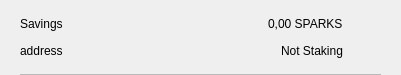
<?xml version="1.0" encoding="UTF-8"?>
<ui version="4.0">
 <class>CSRow</class>
 <widget class="QWidget" name="CSRow">
  <property name="geometry">
   <rect>
    <x>0</x>
    <y>0</y>
    <width>401</width>
    <height>75</height>
   </rect>
  </property>
  <property name="windowTitle">
   <string>Form</string>
  </property>
  <layout class="QVBoxLayout" name="verticalLayout">
   <property name="spacing">
    <number>0</number>
   </property>
   <property name="leftMargin">
    <number>20</number>
   </property>
   <property name="topMargin">
    <number>10</number>
   </property>
   <property name="rightMargin">
    <number>20</number>
   </property>
   <property name="bottomMargin">
    <number>0</number>
   </property>
   <item>
    <widget class="QWidget" name="info" native="true">
     <property name="minimumSize">
      <size>
       <width>0</width>
       <height>0</height>
      </size>
     </property>
     <layout class="QHBoxLayout" name="horizontalLayout_3">
      <property name="leftMargin">
       <number>0</number>
      </property>
      <property name="topMargin">
       <number>0</number>
      </property>
      <property name="rightMargin">
       <number>0</number>
      </property>
      <property name="bottomMargin">
       <number>10</number>
      </property>
      <item>
       <widget class="QWidget" name="container" native="true">
        <property name="minimumSize">
         <size>
          <width>0</width>
          <height>0</height>
         </size>
        </property>
        <layout class="QVBoxLayout" name="verticalLayout_2">
         <property name="spacing">
          <number>0</number>
         </property>
         <property name="leftMargin">
          <number>0</number>
         </property>
         <property name="topMargin">
          <number>0</number>
         </property>
         <property name="rightMargin">
          <number>0</number>
         </property>
         <property name="bottomMargin">
          <number>0</number>
         </property>
         <item>
          <layout class="QHBoxLayout" name="horizontalLayout">
           <item>
            <widget class="QLabel" name="labelName">
             <property name="toolTip">
              <string notr="true"/>
             </property>
             <property name="text">
              <string>Savings</string>
             </property>
            </widget>
           </item>
           <item>
            <spacer name="horizontalSpacer">
             <property name="orientation">
              <enum>Qt::Horizontal</enum>
             </property>
             <property name="sizeHint" stdset="0">
              <size>
               <width>40</width>
               <height>20</height>
              </size>
             </property>
            </spacer>
           </item>
           <item>
            <widget class="QLabel" name="labelAmount">
             <property name="text">
              <string>0,00 SPARKS</string>
             </property>
            </widget>
           </item>
          </layout>
         </item>
         <item>
          <layout class="QHBoxLayout" name="horizontalLayout_2">
           <item>
            <widget class="QLabel" name="labelAddress">
             <property name="toolTip">
              <string notr="true"/>
             </property>
             <property name="text">
              <string>address</string>
             </property>
            </widget>
           </item>
           <item>
            <spacer name="horizontalSpacer_2">
             <property name="orientation">
              <enum>Qt::Horizontal</enum>
             </property>
             <property name="sizeHint" stdset="0">
              <size>
               <width>40</width>
               <height>20</height>
              </size>
             </property>
            </spacer>
           </item>
           <item>
            <widget class="QLabel" name="labelStaking">
             <property name="text">
              <string>Not Staking</string>
             </property>
            </widget>
           </item>
          </layout>
         </item>
        </layout>
       </widget>
      </item>
      <item alignment="Qt::AlignHCenter|Qt::AlignVCenter">
       <widget class="QPushButton" name="pushButtonMenu">
        <property name="minimumSize">
         <size>
          <width>24</width>
          <height>24</height>
         </size>
        </property>
        <property name="maximumSize">
         <size>
          <width>32</width>
          <height>32</height>
         </size>
        </property>
        <property name="focusPolicy">
         <enum>Qt::NoFocus</enum>
        </property>
        <property name="styleSheet">
         <string notr="true">border:none; background-color:transparent;</string>
        </property>
        <property name="text">
         <string/>
        </property>
        <property name="icon">
         <iconset>
          <normaloff>://ic-menu-hover</normaloff>://ic-menu-hover</iconset>
        </property>
        <property name="iconSize">
         <size>
          <width>24</width>
          <height>24</height>
         </size>
        </property>
       </widget>
      </item>
     </layout>
    </widget>
   </item>
   <item>
    <widget class="QLabel" name="lblDivisory">
     <property name="minimumSize">
      <size>
       <width>0</width>
       <height>1</height>
      </size>
     </property>
     <property name="maximumSize">
      <size>
       <width>16777215</width>
       <height>1</height>
      </size>
     </property>
     <property name="styleSheet">
      <string notr="true">background-color:#bababa;</string>
     </property>
     <property name="text">
      <string/>
     </property>
     <property name="alignment">
      <set>Qt::AlignBottom|Qt::AlignLeading|Qt::AlignLeft</set>
     </property>
    </widget>
   </item>
  </layout>
 </widget>
 <resources/>
 <connections/>
</ui>
